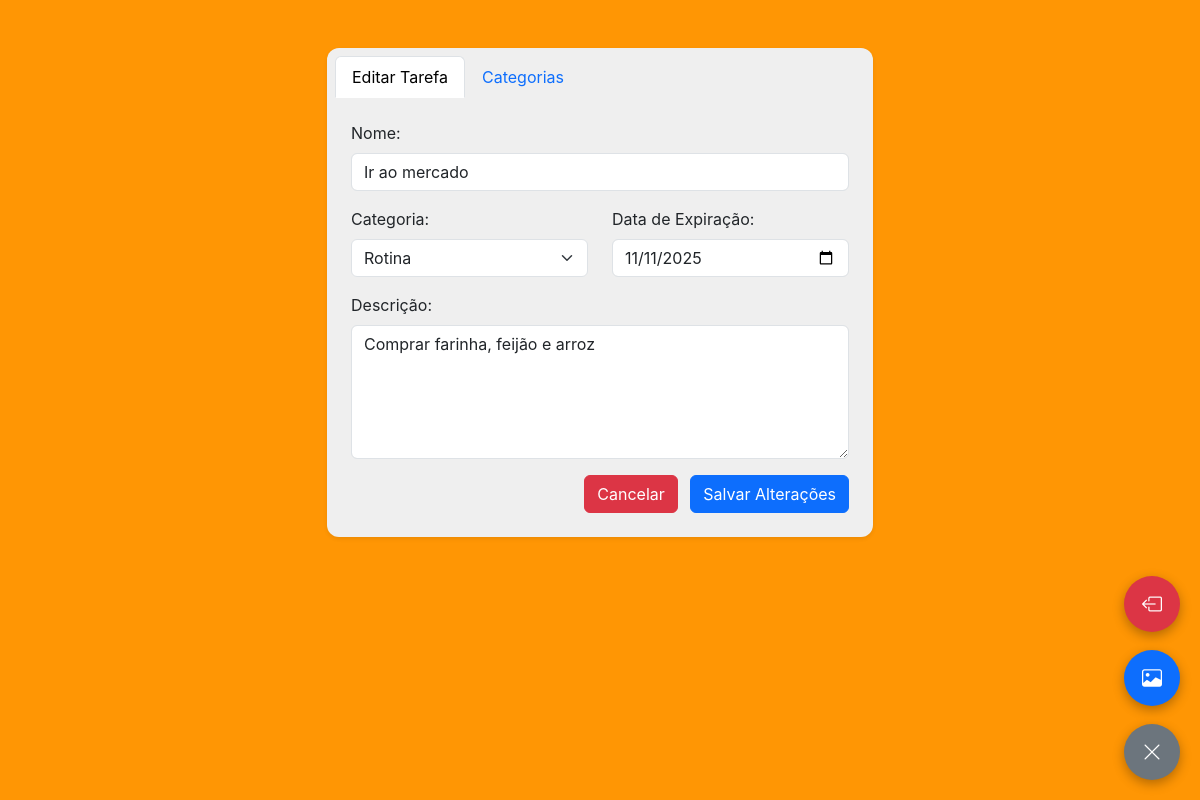
The app's page /Site/View/edita_tarefa.php?id=50 (signed in) with its own data.
### tables this page shows
CREATE TABLE IF NOT EXISTS `tarefa` (
  `id` int(11) NOT NULL AUTO_INCREMENT,
  `nome` varchar(100) DEFAULT NULL,
  `data_expiracao` date DEFAULT NULL,
  `data_conclusao` date DEFAULT NULL,
  `descricao` varchar(255) DEFAULT NULL,
  `fk_usuario_id` int(11) DEFAULT NULL,
  `fk_categoria_id` int(11) DEFAULT NULL,
  `fk_estado_id` int(11) DEFAULT 1,
  PRIMARY KEY (`id`),
  KEY `FK_tarefa_2` (`fk_usuario_id`),
  KEY `FK_tarefa_4` (`fk_estado_id`),
  KEY `FK_tarefa_3` (`fk_categoria_id`),
  CONSTRAINT `FK_tarefa_2` FOREIGN KEY (`fk_usuario_id`) REFERENCES `usuario` (`id`) ON DELETE CASCADE,
  CONSTRAINT `FK_tarefa_3` FOREIGN KEY (`fk_categoria_id`) REFERENCES `categoria` (`id`) ON DELETE SET NULL,
  CONSTRAINT `FK_tarefa_4` FOREIGN KEY (`fk_estado_id`) REFERENCES `estado` (`id`)
);

### Site/Model/Tarefa.php (called while the page is built, shortened)
<?php
class Tarefa
{
    private $conn;
    private $tabela_tarefa = "tarefa";
    public $id;
    public $fk_usuario_id;
    public function __construct($db)
    {
        $this->conn = $db;
    }
    public function buscaID()
    {
        $query = "SELECT
                    t.*,
                    c.nome as nome_categoria
                  FROM
                    " . $this->tabela_tarefa . " t
                    LEFT JOIN categoria c ON t.fk_categoria_id = c.id
                  WHERE
                    t.id = ? AND t.fk_usuario_id = ?
                  LIMIT 1";
        $stmt = $this->conn->prepare($query);
        $stmt->bind_param("ii", $this->id, $this->fk_usuario_id);
        $stmt->execute();
        $res = $stmt->get_result();
        if ($res->num_rows == 1) {
            $row = $res->fetch_assoc();
            return $row;
        }
        return false;
    }
}

### Site/Model/Categoria.php (called while the page is built, shortened)
<?php
class Categoria
{
    private $conn;
    private $tabela_categoria = "categoria";
    public $fk_usuario_id;
    public function __construct($db)
    {
        $this->conn = $db;
    }
    public function listar()
    {
        $query = "SELECT * FROM " . $this->tabela_categoria . " WHERE fk_usuario_id = ? ORDER BY nome";
        $stmt = $this->conn->prepare($query);
        $stmt->bind_param("i", $this->fk_usuario_id);
        $stmt->execute();
        $resultado = $stmt->get_result();
        return $resultado;
    }
}

### Site/View/edita_tarefa.php (the view, shortened to what this page needs)
<?php
require_once('../Model/Tarefa.php');
require_once('../Model/Categoria.php');
$database = new Database();
$db = $database->getConnection();
$tarefa = new Tarefa($db);
$categoria = new Categoria($db);
$usuario_id = $_SESSION['id'];
$tarefa->fk_usuario_id = $usuario_id;
$categoria->fk_usuario_id = $usuario_id;
$resultadoCategorias = $categoria->listar();
$listaCategoriasArray = [];
while ($row = $resultadoCategorias->fetch_assoc()) {
    $listaCategoriasArray[] = $row;
}
$tarefa->id = $_GET['id'];
$dadosTarefa = $tarefa->buscaID();
?>
<!DOCTYPE html>
<html lang="pt-br">
<head>
    <link href="https://cdn.jsdelivr.net/npm/bootstrap@5.3.3/dist/css/bootstrap.min.css" rel="stylesheet">
    <link rel="stylesheet" href="https://cdn.jsdelivr.net/npm/bootstrap-icons@1.11.3/font/bootstrap-icons.min.css">
    <link rel="stylesheet" href="../css/style.css">
</head>
<body>
    <div class="floating-buttons">
        <button id="logoutBtn" class="btn btn-danger btn-floating mb-2" title="Sair">
            <i class="bi bi-box-arrow-left"></i>
        </button>
        <label for="uploadBackground" class="btn btn-primary btn-floating mb-2" title="Mudar Fundo">
            <i class="bi bi-image"></i>
        </label>
        <button id="removeBackground" class="btn btn-secondary btn-floating" title="Remover Fundo">
            <i class="bi bi-x-lg"></i>
        </button>
    </div>
    <div class="container py-5">
        <div class="row justify-content-center">
            <div class="col-md-6">
                <div class="card shadow-sm border-0 task-card">
                    <div class="card-header bg-transparent border-bottom-0">
                        <ul class="nav nav-tabs card-header-tabs" id="myTab" role="tablist">
                            <li class="nav-item" role="presentation">
                                <button class="nav-link active" id="editar-tab" data-bs-toggle="tab" data-bs-target="#editar-pane" type="button" role="tab" aria-controls="editar-pane" aria-selected="true">
                                    Editar Tarefa
                                </button>
                            </li>
                            <li class="nav-item" role="presentation">
                                <button class="nav-link" id="categorias-tab" data-bs-toggle="tab" data-bs-target="#categorias-pane" type="button" role="tab" aria-controls="categorias-pane" aria-selected="false">
                                    Categorias
                                </button>
                            </li>
                        </ul>
                    </div>
                    <div class="card-body p-4">
                        <div class="tab-content" id="myTabContent">
                            <div class="tab-pane fade show active" id="editar-pane" role="tabpanel" aria-labelledby="editar-tab">
                                <form action="../Controller/editar_tarefa.php" method="POST">
                                    <div class="mb-3">
                                        <label for="taskName" class="form-label">Nome:</label>
                                        <input type="text" class="form-control" id="taskName" name="nome" value="<?php echo htmlspecialchars($dadosTarefa['nome']); ?>" required>
                                    </div>
                                    <div class="row mb-3">
                                        <div class="col-md-6">
                                            <label for="taskCategory" class="form-label">Categoria:</label>
                                            <select class="form-select" id="taskCategory" name="fk_categoria_id">
                                                <?php foreach ($listaCategoriasArray as $row_cat) :
                                                    $selected = ($row_cat['id'] == $dadosTarefa['fk_categoria_id']) ? 'selected' : '';
                                                ?>
                                                    <option value="<?php echo $row_cat['id']; ?>" <?php echo $selected; ?>><?php echo htmlspecialchars($row_cat['nome']); ?></option>
                                                <?php endforeach; ?>
                                            </select>
                                        </div>
                                        <div class="col-md-6">
                                            <label for="taskDate" class="form-label">Data de Expiração:</label>
                                            <input type="date" class="form-control" id="taskDate" name="data" value="<?php echo $dadosTarefa['data_expiracao']; ?>">
                                        </div>
                                    </div>
                                    <div class="mb-3">
                                        <label for="taskDescription" class="form-label">Descrição:</label>
                                        <textarea class="form-control" id="taskDescription" name="descricao" rows="5"><?php echo htmlspecialchars($dadosTarefa['descricao']); ?></textarea>
                                    </div>
                                    <div class="text-end mt-3">
                                        <a href="Inicio.php" class="btn btn-danger">Cancelar</a>
                                        <button type="submit" class="btn btn-primary ms-2">Salvar Alterações</button>
                                    </div>
                                </form>
                            </div>
                        </div>
                    </div>
                </div>
            </div>
        </div>
    </div>
</body>
</html>

### Site/css/style.css (style rules this page uses)
body { background-color: #FF9604; min-height: 100vh; font-family: -apple-system, BlinkMacSystemFont, 'Segoe UI', Roboto, sans-serif; padding: 0; margin: 0; }
.floating-buttons { position: fixed; bottom: 20px; right: 20px; display: flex; flex-direction: column; gap: 10px; z-index: 1000; }
.btn-floating { width: 56px; height: 56px; border-radius: 50%; display: flex; align-items: center; justify-content: center; font-size: 20px; box-shadow: 0 4px 12px rgba(0, 0, 0, 0.3); border: none; cursor: pointer; transition: all 0.3s ease; }
.btn-floating i { margin: 0; }
.card { border-radius: 12px; border: none; }
.task-card { background-color: #EFEFEF; }
.btn { transition: all 0.2s ease; }

### records on screen
tarefa: nome "Ir ao mercado", data "11/11/2025", descricao "Comprar farinha, feijão e arroz"

### other values on screen
form field fk_categoria_id "Rotina"
